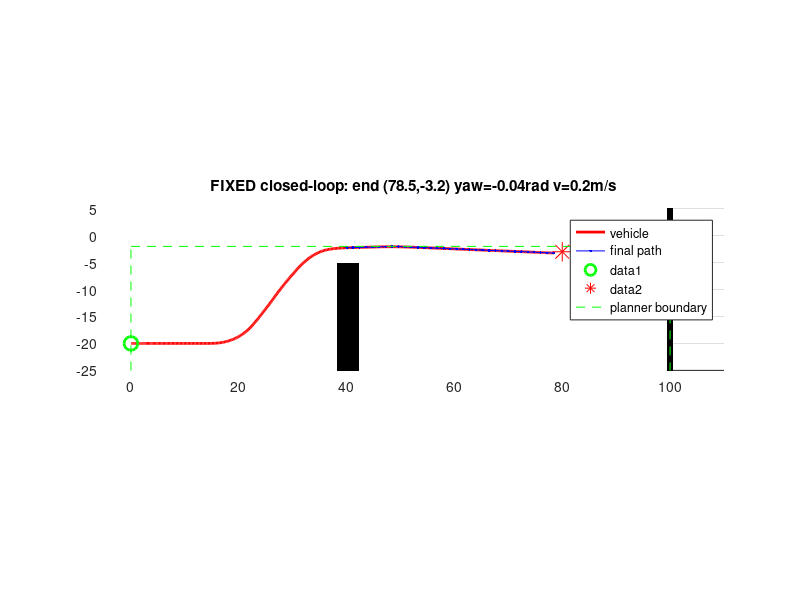

The MATLAB source for this figure:
function debug_day45_fix_test()
% Test fixes for Day4_5 Scenario 1 in closed loop:
%   FIX 1: dist_goal stop threshold 0.8 -> 2.0 (matches goal_tol)
%   FIX 2: tick replan threshold 15 -> 200 (replan only on demand)
%   FIX 3: when replan fails, keep previous path instead of straight-line fallback

ego0 = [0, -20, 0, 0];
finish_point = [80; -3]; goal_yaw = 0;
traffic_size = [2.48, 11.5];
traffic_all_deg = [76.1 -5 90; 40 -12 90; 40 -24 90; 40 -36 90; 40 -48 90; 39 -50 0; 51 -50 0; 63 -50 0];
broken_t = traffic_all_deg(2:8, :);
traffic_info = zeros(21,1);
for k=1:7
    traffic_info((k-1)*3+1)=broken_t(k,1); traffic_info((k-1)*3+2)=broken_t(k,2); traffic_info((k-1)*3+3)=deg2rad(broken_t(k,3));
end
base_map = zeros(200,200); base_map(1,:)=1; base_map(end,:)=1; base_map(:,1)=1; base_map(:,end)=1;
occ = add_obstacle_(base_map, traffic_info, traffic_size, 7);

% Simulate WITH FIXES
ego = ego0; dt=0.1; T=40; N=round(T/dt);
xs=zeros(1,N); ys=zeros(1,N); yaws=zeros(1,N);
px=zeros(220,1); py=zeros(220,1); pyaw=zeros(220,1); plen=0;
last_goal=[1e9 1e9]; tick=1000;

for k=1:N
    xs(k)=ego(1); ys(k)=ego(2); yaws(k)=ego(3);

    tick = tick + 1;
    need_replan = (plen < 2) || any(abs(finish_point' - last_goal) > 0.2);  % FIX 2: removed tick > 15
    if tick > 200, need_replan = true; end  % FIX 2: much less frequent
    if need_replan
        [px2, py2, pyaw2, plen2] = hybrid_astar_plan(ego(1), ego(2), ego(3), finish_point(1), finish_point(2), goal_yaw, occ);
        if plen2 >= 2
            px=px2; py=py2; pyaw=pyaw2; plen=plen2;
        end
        % FIX 3: do NOT clobber path with straight-line fallback if replan fails; keep previous
        tick = 0; last_goal = finish_point';
    end

    [desired_ax, steer_cmd] = follow_path_controller(ego(1), ego(2), ego(3), ego(4), ...
        finish_point(1), finish_point(2), goal_yaw, px, py, plen);

    L=2.8;
    ego(4) = ego(4) + desired_ax*dt; if ego(4)<0, ego(4)=0; end
    ego(1) = ego(1) + ego(4)*cos(ego(3))*dt;
    ego(2) = ego(2) + ego(4)*sin(ego(3))*dt;
    ego(3) = ego(3) + (ego(4)/L)*tan(steer_cmd)*dt;
end

figure('Position',[100 100 1100 500]);
hold on; grid on; axis equal;
imagesc([-100 100], [100 -100], occ); colormap(flipud(gray)); axis xy;
xlim([-5 110]); ylim([-25 5]);
plot(xs, ys, 'r-', 'LineWidth', 2, 'DisplayName','vehicle');
plot(px(1:plen), py(1:plen), 'b.-', 'DisplayName','final path');
plot(ego0(1), ego0(2), 'go', 'MarkerSize', 10, 'LineWidth', 2);
plot(finish_point(1), finish_point(2), 'r*', 'MarkerSize', 14);
plot([0 100 100 0 0], [-2 -2 -100 -100 -2], 'g--', 'DisplayName','planner boundary');
legend('Location','best');
title(sprintf('FIXED closed-loop: end (%.1f,%.1f) yaw=%.2frad v=%.1fm/s', ego(1), ego(2), ego(3), ego(4)));
saveas(gcf, fullfile(fileparts(mfilename('fullpath')), 'debug_day45_fixed.png'));

fprintf('FIXED end pose: (%.2f, %.2f), yaw=%.3f, v=%.2f\n', ego(1), ego(2), ego(3), ego(4));
fprintf('FIXED final dist to goal: %.2fm\n', hypot(finish_point(1)-ego(1), finish_point(2)-ego(2)));
end

function y = add_obstacle_(map, ti, ts, n_trucks)
y=map; w=ts(1); l=ts(2); hw=w*0.5+1; hl=l*0.5+1;
for i=1:n_trucks
    idx=(i-1)*3; px=ti(idx+1); py=ti(idx+2); yaw=ti(idx+3);
    if abs(px)<1e-6&&abs(py)<1e-6&&abs(yaw)<1e-6, continue; end
    c=cos(yaw); s=sin(yaw);
    for r=1:200, wy=100-(r-0.5);
        for col=1:200, wx=-100+(col-0.5);
            dx=wx-px; dy=wy-py; lx=dx*c+dy*s; ly=-dx*s+dy*c;
            if abs(lx)<=hl && abs(ly)<=hw, y(r,col)=1; end
        end
    end
end
end

function [px, py, pyaw, plen] = hybrid_astar_plan(sx, sy, syaw, gx, gy, gyaw, occ_map)
MAX_NODES=4500; MAX_PATH=220;
px=zeros(MAX_PATH,1); py=zeros(MAX_PATH,1); pyaw=zeros(MAX_PATH,1); plen=0;
nx_=zeros(MAX_NODES,1); ny_=zeros(MAX_NODES,1); nyaw_=zeros(MAX_NODES,1);
ng=zeros(MAX_NODES,1); nf=zeros(MAX_NODES,1); npar=zeros(MAX_NODES,1);
nopen=false(MAX_NODES,1); nclosed=false(MAX_NODES,1);
steers=[-0.5,-0.32,-0.16,0,0.16,0.32,0.5]; L=2.8; ds=1.2;
nc=1; nx_(1)=sx; ny_(1)=sy; nyaw_(1)=wp(syaw); nf(1)=hypot(gx-sx,gy-sy); nopen(1)=true;
gid=0;
for it=1:MAX_NODES
    cur=0; bf=1e12;
    for i=1:MAX_NODES, if nopen(i)&&nf(i)<bf, bf=nf(i); cur=i; end; end
    if cur==0, break; end
    nopen(cur)=false; nclosed(cur)=true;
    cx=nx_(cur); cy=ny_(cur); cyaw=nyaw_(cur);
    if hypot(gx-cx,gy-cy)<2 && abs(ad(gyaw,cyaw))<0.8, gid=cur; break; end
    for a=1:7
        d=steers(a);
        if abs(d)<1e-6, nxv=cx+ds*cos(cyaw); nyv=cy+ds*sin(cyaw); nyawv=cyaw;
        else, beta=ds*tan(d)/L; r=L/tan(d); nxv=cx+r*(sin(cyaw+beta)-sin(cyaw)); nyv=cy-r*(cos(cyaw+beta)-cos(cyaw)); nyawv=cyaw+beta; end
        nyawv=wp(nyawv);
        if cs(cx,cy,nxv,nyv,occ_map), continue; end
        kx=round(nxv); ky=round(nyv); kyaw=round(w2p(nyawv)/(pi/8));
        dup=false; di=0;
        for j=1:nc
            if round(nx_(j))==kx && round(ny_(j))==ky && round(w2p(nyaw_(j))/(pi/8))==kyaw, dup=true; di=j; break; end
        end
        newg=ng(cur)+ds*(1+0.2*abs(d));
        h=hypot(gx-nxv,gy-nyv)+1.5*abs(ad(gyaw,nyawv)); newf=newg+1.4*h;
        if dup
            if nclosed(di), continue; end
            if newg>=ng(di), continue; end
            nx_(di)=nxv; ny_(di)=nyv; nyaw_(di)=nyawv; ng(di)=newg; nf(di)=newf; npar(di)=cur; nopen(di)=true;
        else
            if nc>=MAX_NODES, break; end
            nc=nc+1; nx_(nc)=nxv; ny_(nc)=nyv; nyaw_(nc)=nyawv; ng(nc)=newg; nf(nc)=newf; npar(nc)=cur; nopen(nc)=true;
        end
    end
end
if gid==0, return; end
tx=zeros(MAX_PATH,1); ty=zeros(MAX_PATH,1); tyaw=zeros(MAX_PATH,1);
cnt=0; idx=gid;
while idx>0 && cnt<MAX_PATH, cnt=cnt+1; tx(cnt)=nx_(idx); ty(cnt)=ny_(idx); tyaw(cnt)=nyaw_(idx); idx=npar(idx); end
for k=1:cnt, s=cnt-k+1; px(k)=tx(s); py(k)=ty(s); pyaw(k)=tyaw(s); end
plen=cnt;
end

function [desired_ax, steer_cmd] = follow_path_controller(ego_x, ego_y, ego_yaw, ego_v, gx, gy, gyaw, px, py, plen)
L=2.8; ms=0.45;
dg=hypot(gx-ego_x,gy-ego_y); yeg=ad(gyaw,ego_yaw);
% FIX 1: stop threshold widened 0.8 -> 2.0 (matches goal_tol)
if dg<2.0
    dv=0; steer_cmd=sat(0.8*yeg,-ms,ms); desired_ax=sat(1.2*(dv-ego_v),-3,0.8); return;
end
near=1; bd=1e12;
for i=1:220, if i<=plen, d=(px(i)-ego_x)^2+(py(i)-ego_y)^2; if d<bd, bd=d; near=i; end; end; end
la=2+0.25*abs(ego_v); if la>4.5, la=4.5; end
tgt=near; ac=0;
for i=near:219, if i>=plen, break; end
    seg=hypot(px(i+1)-px(i),py(i+1)-py(i)); ac=ac+seg; tgt=i+1; if ac>=la, break; end
end
tx=px(tgt); ty=py(tgt); dx=tx-ego_x; dy=ty-ego_y;
c=cos(ego_yaw); s=sin(ego_yaw); lx=c*dx+s*dy; ly=-s*dx+c*dy;
if lx<0.2, lx=0.2; end
steer_cmd=atan2(2*L*ly,la^2); steer_cmd=sat(steer_cmd,-ms,ms);
if dg>15, dv=2.5; elseif dg>6, dv=1.6; else, dv=0.8; end
desired_ax=0.8*(dv-ego_v); desired_ax=sat(desired_ax,-3,1.5);
end

function c=cs(x1,y1,x2,y2,m), c=false; for k=0:8, t=k/8; if iop(x1+t*(x2-x1),y1+t*(y2-y1),m), c=true; return; end; end; end
function o=iop(x,y,m), o=false; if x<0||x>100||y<-100||y>-2, o=true; return; end
r=floor(100-y)+1; c=floor(x+100)+1; if r<1||r>200||c<1||c>200, o=true; return; end
for rr=max(1,r-1):min(200,r+1), for cc=max(1,c-1):min(200,c+1), if m(rr,cc)>0.5, o=true; return; end; end; end
end
function a=wp(a), while a>pi, a=a-2*pi; end; while a<-pi, a=a+2*pi; end; end
function a=w2p(a), while a<0, a=a+2*pi; end; while a>=2*pi, a=a-2*pi; end; end
function d=ad(a,b), d=wp(a-b); end
function y=sat(x,lo,hi), y=x; if y<lo, y=lo; elseif y>hi, y=hi; end; end
